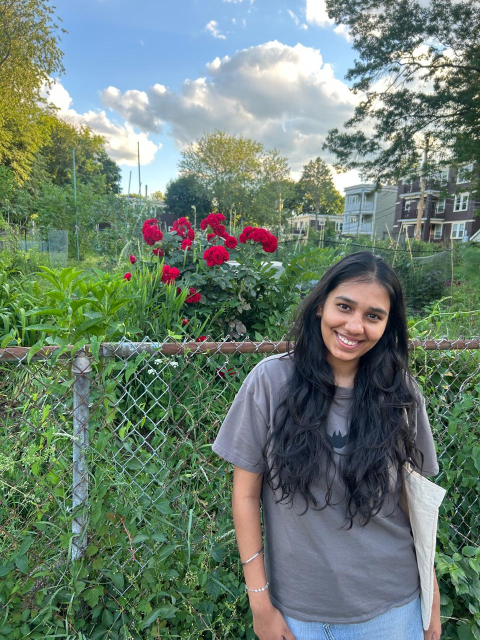
#> input picture images/profile-option.JPG, 960 x 1280 px (shown at 1/2 size)
$ python tools-make-portrait.py
#> lines starting #> are read from the running program, lines starting #| are printed output that depends on the picture
"""Cut the round hero portrait out of images/profile-option.JPG.

The circle is 1:1 and the photograph is 3:4 with her standing off to the
right, so object-fit alone could not do it: with cover, a portrait image
fills the box's width and is only cropped vertically, which would have left
her against the right edge of the circle rather than in it.

So the square is cut here. Her face centres at 73.5% across the frame, and
the frame ends at 92%, which is what sets the size: the widest square that
still has her in the middle of it reaches the right edge of the photograph
and is 508px. Her face sits at 40% of the way down it rather than halfway,
which leaves room for her shoulders underneath - centring the face vertically
puts the crop's bottom edge at her collar.

    python3 tools-make-portrait.py  ->  images/kani-portrait.webp
"""

import os

from PIL import Image

HERE = os.path.dirname(os.path.abspath(__file__))
SRC = os.path.join(HERE, "images", "profile-option.JPG")
DST = os.path.join(HERE, "images", "kani-portrait.webp")

FACE_X = 0.735      # where her face sits in the frame
FACE_Y = 0.490
FACE_DOWN = 0.33    # and where it should sit in the crop


def main():
    im = Image.open(SRC).convert("RGB")
#> im is the input picture: PIL image 960x1280 RGB; mean R, G, B 107.8, 126.4, 113.5
    W, H = im.size
#> W = 960; H = 1280
    cx, cy = FACE_X * W, FACE_Y * H
#> cx = 705.6; cy = 627.2

    # the widest square that keeps her centred and stays inside the frame
    side = int(min(cx, W - cx) * 2)
#> side = 508
    left = int(cx - side / 2)
#> left = 451
    top = int(cy - side * FACE_DOWN)
#> top = 459
    top = max(0, min(top, H - side))

    out = im.crop((left, top, left + side, top + side))
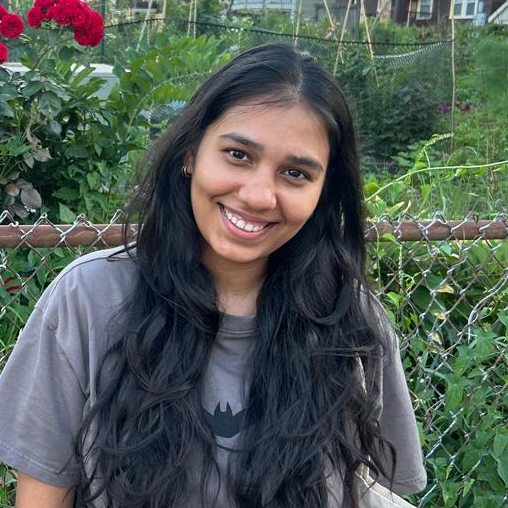
#> out: PIL image 508x508 RGB; mean R, G, B 81.6, 91.5, 84.2
    out.save(DST, "WEBP", quality=88, method=6)
    print("cut %dx%d from (%d, %d) -> %s (%dKB)"
          % (side, side, left, top, os.path.relpath(DST, HERE),
             os.path.getsize(DST) // 1024))
#| cut 508x508 from (451, 459) -> images/kani-portrait.webp (79KB)
    print("   her face lands at %.0f%% across, %.0f%% down the crop"
          % ((cx - left) / side * 100, (cy - top) / side * 100))
#|    her face lands at 50% across, 33% down the crop


if __name__ == "__main__":
    main()
